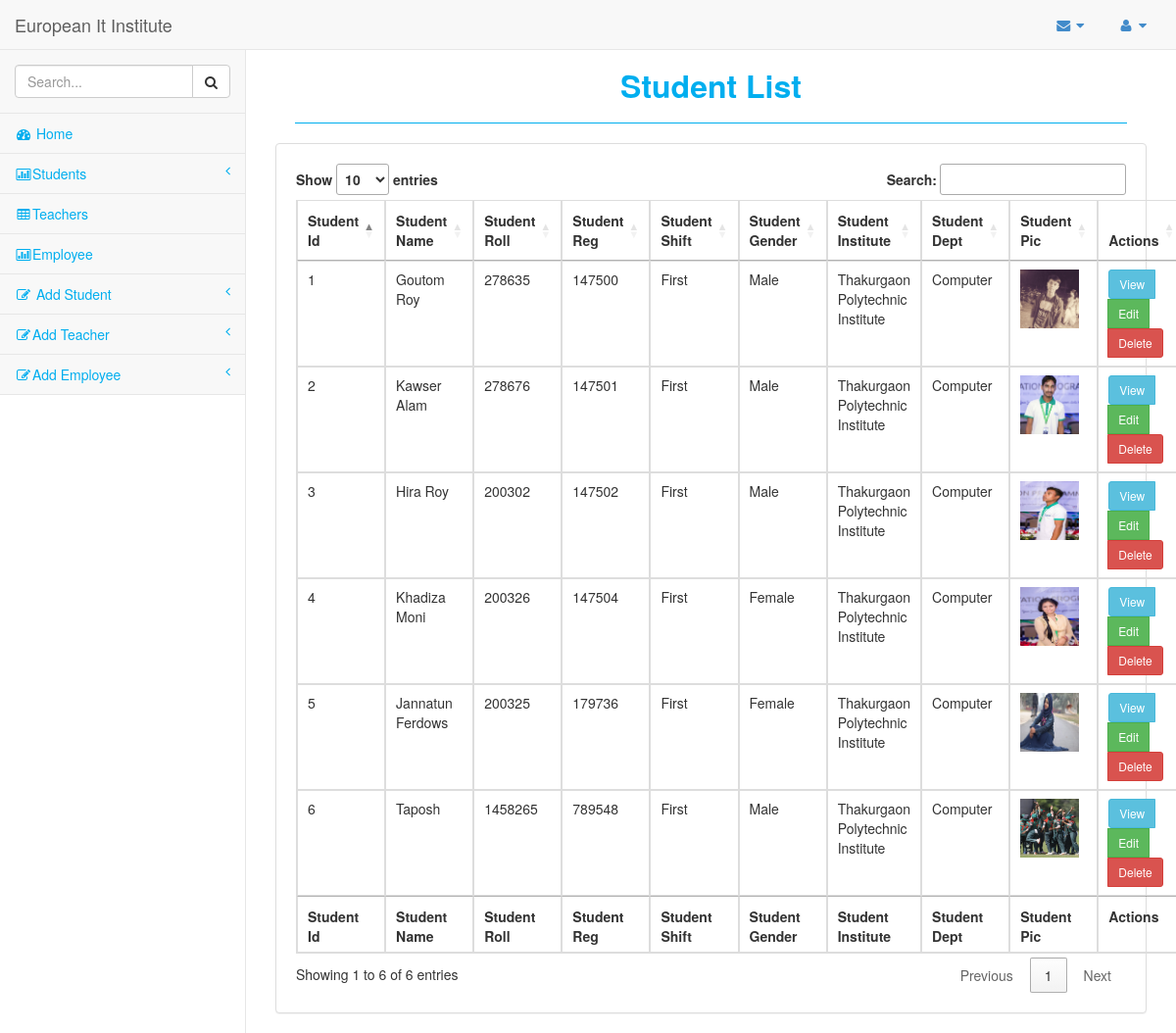
The page /student_list.php (signed in) on the database its author committed.
### tables this page shows
CREATE TABLE `students` (
  `student_id` int(11) NOT NULL,
  `student_name` varchar(50) NOT NULL,
  `student_roll` int(11) NOT NULL,
  `student_reg` int(11) NOT NULL,
  `shift` varchar(50) NOT NULL,
  `gender` varchar(50) NOT NULL,
  `institute_name` text NOT NULL,
  `department` varchar(50) NOT NULL,
  `student_pic` varchar(255) NOT NULL
);

### student_list.php (the view, shortened to what this page needs)
<?php
    $db_host = "localhost";
    $db_user = "root";
    $db_pass = "";
    $db_name = "classproject";
	$conn = mysqli_connect($db_host,$db_user,$db_pass,$db_name);
	$sql = "SELECT * FROM students";
	$result = mysqli_query($conn,$sql);
?>
<?php include_once('inc/header.php'); ?>
<div id="page-wrapper">
    <div class="row">
        <div class="col-lg-12">
            <h1 class="page-header">Student List</h1>
        </div>
    </div>
    <div class="row">
        <div class="col-lg-12">
            <div class="panel panel-default">
                <table class="table table-bordered table-hover table-dark table-responsive" id="myTable">
                    <thead>
                        <tr>
                            <th>Student Id</th>
                            <th>Student Name</th>
                            <th>Student Roll</th>
                            <th>Student Reg</th>
                            <th>Student Shift</th>
                            <th>Student Gender</th>
                            <th>Student Institute</th>
                            <th>Student Dept</th>
                            <th>Student Pic</th>
                            <th>Actions</th>
                        </tr>
                    </thead>
                    <tbody>
                        <?php foreach ($result as $key => $row) { ?>
                        <tr>
                            <td><?php echo $key + 1; ?></td>
                            <td><?php echo $row['student_name']; ?></td>
                            <td><?php echo $row['student_roll']; ?></td>
                            <td><?php echo $row['student_reg']; ?></td>
                            <td><?php echo $row['shift']; ?></td>
                            <td><?php echo $row['gender'];?></td>
                            <td><?php echo $row['institute_name']; ?></td>
                            <td><?php echo $row['department']; ?></td>
                            <td class="list_image"><img width="60" height="60" src="<?php echo $row['student_pic']; ?>" alt="">
                            </td>
                            <td>
                                <div class="btn-group student-btn">
                                <a class="btn btn-sm btn-info"
                                    href="view.php?id=<?php echo $row['student_id']; ?>">View</a>
                                <a class="btn btn-sm btn-success"
                                    href="edit.php?id=<?php echo $row['student_id']; ?>">Edit</a>
                                <a class="btn btn-sm btn-danger"
                                    onclick="return confirm('Are you realy want to delete this?')"
                                    href="delete.php?id=<?php echo $row['student_id']; ?>">Delete</a>
                                </div>
                            </td>
                        </tr>
                        <?php } ?>
                    </tbody>
                    <tfoot>
                        <tr>
                            <th>Student Id</th>
                            <th>Student Name</th>
                            <th>Student Roll</th>
                            <th>Student Reg</th>
                            <th>Student Shift</th>
                            <th>Student Gender</th>
                            <th>Student Institute</th>
                            <th>Student Dept</th>
                            <th>Student Pic</th>
                            <th>Actions</th>
                        </tr>
                    </tfoot>
                </table>
            </div>
        </div>
    </div>
</div>
</body>
</html>

### inc/header.php (shortened to what this page needs)
<!DOCTYPE html>
<html>
<head>
    <link href="css/bootstrap.css" rel="stylesheet">
    <link href="font-awesome/css/font-awesome.css" rel="stylesheet">
    <link href="css/sb-admin.css" rel="stylesheet">
    <link href="css/style.css" rel="stylesheet">
    <link rel="stylesheet" href="https://cdn.datatables.net/1.10.20/css/jquery.dataTables.min.css">
</head>
<body>
    <div id="wrapper">
        <nav class="navbar navbar-default navbar-fixed-top" role="navigation" style="margin-bottom: 0">
            <div class="navbar-header">
                <a class="navbar-brand" href="http://localhost/europeanit/index.php">European It Institute</a>
            </div>
            <ul class="nav navbar-top-links navbar-right">
                <li class="dropdown">
                    <a class="dropdown-toggle" data-toggle="dropdown" href="#">
                        <i class="fa fa-envelope fa-fw"></i> <i class="fa fa-caret-down"></i>
                    </a>
                </li>
                <li class="dropdown">
                    <a class="dropdown-toggle" data-toggle="dropdown" href="#">
                        <i class="fa fa-user fa-fw"></i> <i class="fa fa-caret-down"></i>
                    </a>
                </li>
            </ul>
            <div class="navbar-default navbar-static-side" role="navigation">
                <div class="sidebar-collapse">
                    <ul class="nav" id="side-menu">
                        <li class="sidebar-search">
                            <div class="input-group custom-search-form">
                                <input type="text" class="form-control" placeholder="Search...">
                                <span class="input-group-btn">
                                    <button class="btn btn-default" type="button">
                                        <i class="fa fa-search"></i>
                                    </button>
                                </span>
                            </div>
                        </li>
                        <li>
                            <a href="index.php"><i class="fa fa-dashboard fa-fw"></i> Home</a>
                        </li>
                        <li>
                            <a href="student_list.php"><i class="fa fa-bar-chart-o fa-fw"></i>Students<span
                                    class="fa arrow"></span></a>
                        </li>
                        <li>
                            <a href="teacher_list.php"><i class="fa fa-table fa-fw"></i>Teachers </a>
                        </li>
                        <li>
                            <a href="employe_list.php"><i class="fa fa-bar-chart-o fa-fw"></i>Employee</a>
                        </li>
                        <li>
                            <a href="student_add.php"><i class="fa fa-edit fa-fw"></i> Add Student<span
                                    class="fa arrow"></span></a>
                        </li>
                        <li>
                            <a href="teacher_add.php"><i class="fa fa-edit fa-fw"></i>Add Teacher<span
                                    class="fa arrow"></span></a>
                        </li>
                        <li>
                            <a href="employe_add.php"><i class="fa fa-edit fa-fw"></i>Add Employee<span
                                    class="fa arrow"></span></a>
                        </li>
                    </ul>
                </div>
            </div>
        </nav>

### css/sb-admin.css (style rules this page uses)
body { padding-top: 100px; background-color: #fff; background-repeat:no-repeat; background-size:cover; }
@media (min-width:768px) { body { padding-top: 50px; } }
#wrapper { width: 100%; }
#page-wrapper { padding: 0 15px; min-height: 568px; background-color: #fff; }
@media (min-width:768px) { #page-wrapper { position: inherit; margin: 0 0 0 250px; padding: 0 30px; border-left: 1px solid #e7e7e7; } }
.navbar-top-links li { display: inline-block; }
.navbar-top-links li:last-child { margin-right: 15px; }
.navbar-top-links li a { padding: 15px; min-height: 50px; }
.navbar-static-side ul li { border-bottom: 1px solid #e7e7e7; }
.sidebar-search { padding: 15px; }
.arrow { float: right; }
.fa.arrow:before { content: "\f104"; }
.even td img { object-fit: cover; }
@media (min-width:768px) { .navbar-static-side { z-index: 1; position: absolute; width: 250px; margin-top: 51px; } }
table.dataTable thead .sorting, table.dataTable thead .sorting_asc, table.dataTable thead .sorting_desc, table.dataTable thead .sorting_asc_disabled, table.dataTable thead .sorting_desc_disabled { background: transparent; }
table.dataTable thead .sorting_asc:after { content: "\f0de"; float: right; font-family: fontawesome; }
table.dataTable thead .sorting:after { content: "\f0dc"; float: right; font-family: fontawesome; color: rgba(50,50,50,.5); }

### css/style.css (style rules this page uses)
.sidebar-collapse a { color: #00AEEF; }
.navbar-default .navbar-brand { color: #00AEEF; }
.page-header { margin: 20px; padding-bottom: 20px; }
#page-wrapper h1 { font-size: 32px; color: #00AEEF; font-weight: 700; }
#page-wrapper h1 { text-align: center; border-bottom: 1px solid; }
.list_image img { object-fit: cover !important; }

### rows shown on the page
students: student_name "Goutom Roy", student_roll "278635", student_reg "147500", shift "First", gender "Male", institute_name "Thakurgaon Polytechnic Institute", department "Computer", student_pic (picture)
students: student_name "Kawser Alam", student_roll "278676", student_reg "147501", shift "First", gender "Male", institute_name "Thakurgaon Polytechnic Institute", department "Computer", student_pic (picture)
students: student_name "Hira Roy", student_roll "200302", student_reg "147502", shift "First", gender "Male", institute_name "Thakurgaon Polytechnic Institute", department "Computer", student_pic (picture)
students: student_name "Khadiza Moni", student_roll "200326", student_reg "147504", shift "First", gender "Female", institute_name "Thakurgaon Polytechnic Institute", department "Computer", student_pic (picture)
students: student_name "Jannatun Ferdows", student_roll "200325", student_reg "179736", shift "First", gender "Female", institute_name "Thakurgaon Polytechnic Institute", department "Computer", student_pic (picture)
students: student_name "Taposh", student_roll "1458265", student_reg "789548", shift "First", gender "Male", institute_name "Thakurgaon Polytechnic Institute", department "Computer", student_pic (picture)
